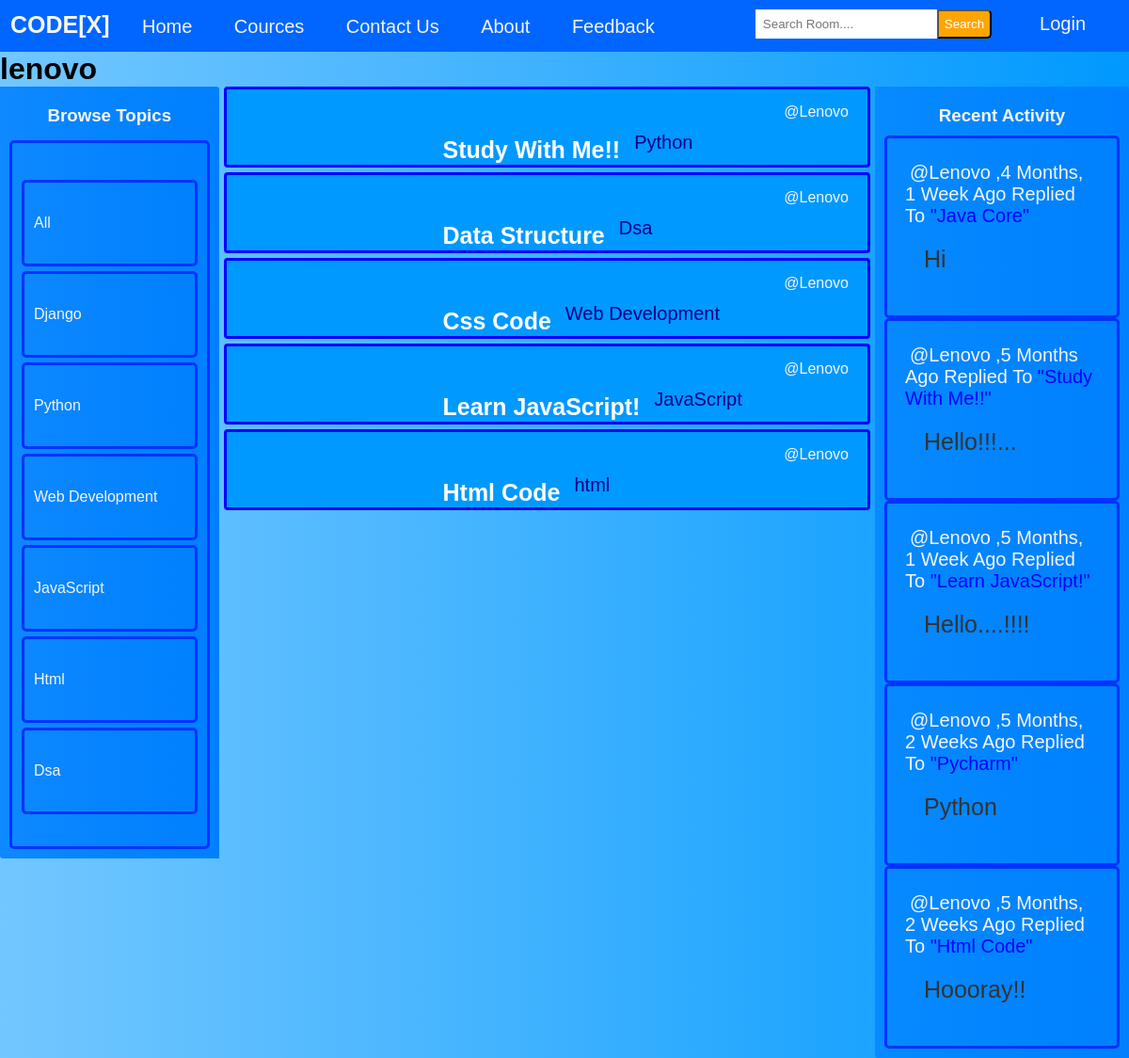
The app's page /profile/1 with its own data.
### base/models.py (models this page shows, shortened)
class Topic(models.Model):
    name = models.CharField(max_length=200)

class Room(models.Model):
    host =  models.ForeignKey(User, on_delete=models.SET_NULL,null=True)
    topic = models.ForeignKey(Topic, on_delete=models.SET_NULL,null=True)
    name =  models.CharField(max_length= 200)
    description = models.TextField(null= True, blank= True)
    participants= models.ManyToManyField(User, related_name='participants', blank=True)
    updated= models.DateTimeField(auto_now= True)
    created= models.DateTimeField(auto_now_add=True)
    class Meta:
        ordering = ['-updated','-created']
    def __str__(self):
        return self.name

class Message(models.Model):
    user= models.ForeignKey(User, on_delete=models.CASCADE)
    room = models.ForeignKey(Room, on_delete=models.CASCADE)
    body = models.TextField()
    updated= models.DateTimeField(auto_now= True)
    created = models.DateTimeField(auto_now_add=True)
    class Meta:
        ordering = ['-updated','-created']
    def __str__(self):
        return self.body[0:50]

### base/views.py (the view)
# urls.py: path('profile/<str:pk>',views.userProfile,name="user-profile"),
def userProfile(request, pk):
    user= User.objects.get(id=pk)
    rooms= user.room_set.all()
    room_message= user.message_set.all()
    topics= Topic.objects.all()
    context= {'user': user, 'rooms': rooms, 'room_message': room_message, 'topics': topics }
    return render(request, 'base/profile.html', context )

### base/templates/base/profile.html (shortened to what this page needs)
{% extends 'main.html' %}
{% block content %}
<h1>{{ user.username }}</h1>
<div class="profile-container">
    <div>
        {% include 'base/topics_component.html' %}
    </div>
    <div>
        {% include 'base/feed_component.html' %}
    </div>
    <div>
        {% include 'base/activity_component.html' %}
    </div>
</div>
{% endblock content %}

### templates/main.html (shortened to what this page needs)
<!DOCTYPE html>
{% load static %}
<html lang="en">
<head>
    <link rel="stylesheets" type="text/css" media="screen" href="{% static 'styles/main.css' %}">
</head>
<body>
    <nav class="nav-bar">
        <ul>
            <label class="logo">CODE[X]</label>
            <li><a  href="/">Home</a></li>
            <li><a href="#">Cources</a></li>
            <li><a href="#">Contact us</a></li>
            <li><a href="#">About</a></li>
            <li><a href="#">feedback</a></li>
        </ul>
        {% if request.user.is_authenticated %}
        <a class="logout" href="{% url 'logout' %}" >Logout</a>
        <p class="hello">Hi! {{request.user}}</p>
        {% else %}
        <a class="login" href="{% url 'login' %}"  >Login</a>
        {% endif %}
        <form method="GET" action="{% url 'home' %}">
            <button class="but">Search</button>
            <input class="search" type="text" name="q" placeholder="Search Room...."/>
        </form>
    </nav>
    {% block content %}
    {% endblock %}
</body>
</html>

### base/templates/base/topics_component.html (shortened to what this page needs)
<div class="topic-container">
    <h3 class="t_o_p"> Browse Topics </h3>
    <div class="topic-name">
        <div>
            <a href="{%  url 'home' %}" class="topic-name" >All</a>
        </div>
        {% for topic in topics %}
        <div>
            <a href="{% url 'home' %}?q={{topic.name}}" class="topic-name">{{topic.name}}</a>
        </div>
        {% endfor %}
    </div>
</div>

### base/templates/base/feed_component.html (shortened to what this page needs)
<div>
    {% for room in rooms %}
    <div class="feed-component">
        <a class="room-host" href="{% url 'user-profile' room.host.id %}">@{{room.host.username}}</a>
        <h5><a class="feed-room" href= "{% url 'room' room.id %}">{{room.name}}</a></h5>
        <small class="feed-topic-name" >{{room.topic.name}} </small>
    </div>
    {% endfor %}
</div>

### base/templates/base/activity_component.html (shortened to what this page needs)
<div class="recent-container">
    <h3 class="r_e_n"> Recent Activity </h3>
    {% for message in room_message %}
    <div class="message-container">
        <small class="m_e_s"><a class="message-user" href="{% url 'user-profile' message.user.id %}">@{{ message.user }}</a>,{{message.created|timesince}} ago replied to </small>
        <small class="mess-room">"{{message.room}}"</small>
        <p class="user-message">{{message}}</p>
    </div>
    {% endfor %}
</div>

### templates/main.html (style rules this page uses)
* { padding: 0; margin: 0; text-decoration: none; list-style-type: none; box-sizing: border-box; font-family: 'Nunito', sans-serif }
body { background: linear-gradient(90deg, #5bbdffda 0%, #44b4ff 43%,#0099FF 100%); }
.nav-bar { background: #0066FF; height: 55px; width: 100%; }
.logo { color: whitesmoke; font-size: 25px; line-height: 50px; padding: 0 10px; font-weight: bold; }
nav ul { float:left; margin:1px; }
nav ul li { display: inline-block; line-height:40px; margin: 0 14px; }
nav ul li a { color: whitesmoke; font-size: 20px; padding: 4px 6px; border-radius: 3px; text-transform:capitalize; }
.search { float: right; margin-top: 10px; border: none; padding: 8px; }
button { float: right; margin-right: 45px; padding: 6px; margin-top: 10px; background: orange; color: white; border-radius: 0 5px 5px 0; cursor: pointer; }
.login { float: right; color: whitesmoke; font-size: 20px; padding: 4px 6px; border-radius: 3px; text-transform:capitalize; margin-top: 10px; margin-right: 40px; }

### base/templates/base/profile.html (style rules this page uses)
.profile-container { display: grid; grid-template-columns: 1fr 3fr 1fr; }

### base/templates/base/topics_component.html (style rules this page uses)
.topic-container { background: linear-gradient(90deg, #0080ffde 0%, #0080ffef 43%,#0080FF 100%); border-radius: 0px 3px; padding: 10px; }
.t_o_p { padding: 10px; color: whitesmoke; text-align: center; }
.topic-name { display: block; color: whitesmoke; border: 3px solid #0033FF; padding: 34px 10px; border-radius: 5px; text-transform: capitalize; margin-top: 5px; }

### base/templates/base/feed_component.html (style rules this page uses)
.feed-component { margin-left: 5px; margin-right: 5px; margin-bottom: 5px; display: block; padding: 40px 20px; position: relative; background: #0099FF; border: 3px solid blue; border-radius: 4px; }
.room-host { float: right; text-transform: capitalize; margin-top: -25px; color: whitesmoke; }
.feed-room { float: inline-start; margin-left: 200px; color: #fff; font-size: 25px; text-transform: capitalize; padding: 10px; border-radius: 3px; }
.feed-topic-name { float: left; color: darkblue; padding: 5px; font-size: 20px; }

### base/templates/base/activity_component.html (style rules this page uses)
.recent-container { background: linear-gradient(90deg, #0080ffb6 0%, #0080ffd3 43%,#0080FF 100%); border-radius: 0px 3px; padding: 10px; }
.message-container { display: block; border: 3px solid #0033FF; padding: 25px 19px; border-radius: 5px; width: 250px; }
.r_e_n { color: whitesmoke; text-align: center; padding: 10px; }
.m_e_s { color: whitesmoke; font-size: 20px; text-transform: capitalize; }
.message-user { color: whitesmoke; padding: 5px; border-radius: 3px; }
.user-message { padding: 20px; font-size: 25px; text-transform: capitalize; color: #333; }
.mess-room { font-size: 20px; color:blue; text-transform: capitalize; }

### records on screen
Topic: name "Django"
Topic: name "Python"
Topic: name "Web Development"
Topic: name "JavaScript"
Topic: name "Html"
Topic: name "Dsa"
Room: host.username "Lenovo", name "Study With Me!!", topic.name "Python"
Room: host.username "Lenovo", name "Data Structure", topic.name "Dsa"
Room: host.username "Lenovo", name "Css Code", topic.name "Web Development"
Room: host.username "Lenovo", name "Learn JavaScript!", topic.name "JavaScript"
Room: host.username "Lenovo", name "Html Code", topic.name "html"
Message: user "Lenovo", created "4 Months, 1 Week", room "Java Core", body "Hi"
Message: user "Lenovo", created "5 Months", room "Study With Me!!", body "Hello!!!..."
Message: user "Lenovo", created "5 Months, 1 Week", room "Learn JavaScript!", body "Hello....!!!!"
Message: user "Lenovo", created "5 Months, 2 Weeks", room "Pycharm", body "Python"
Message: user "Lenovo", created "5 Months, 2 Weeks", room "Html Code", body "Hoooray!!"

### other values on screen
{{ user.username }} "lenovo"
